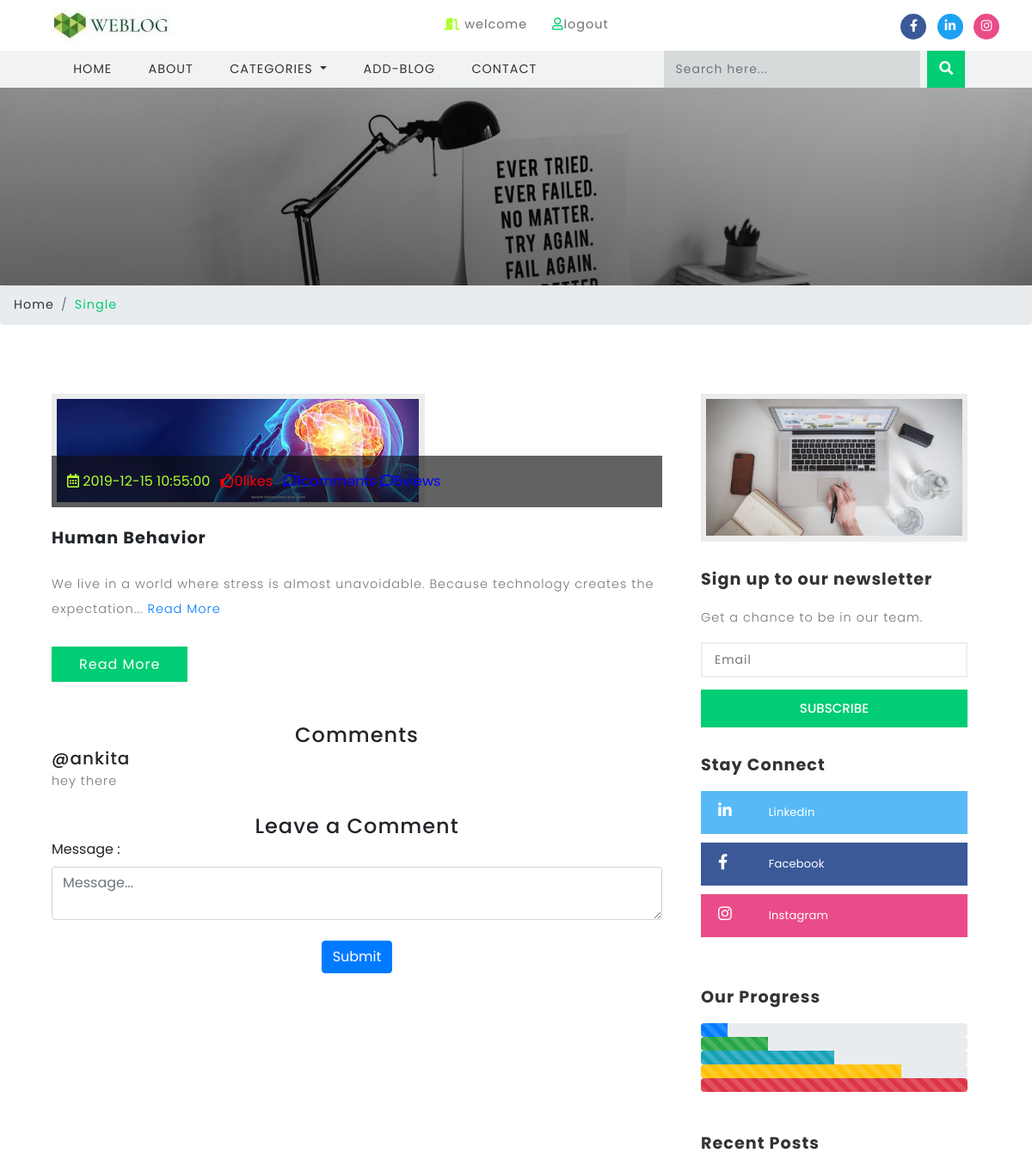
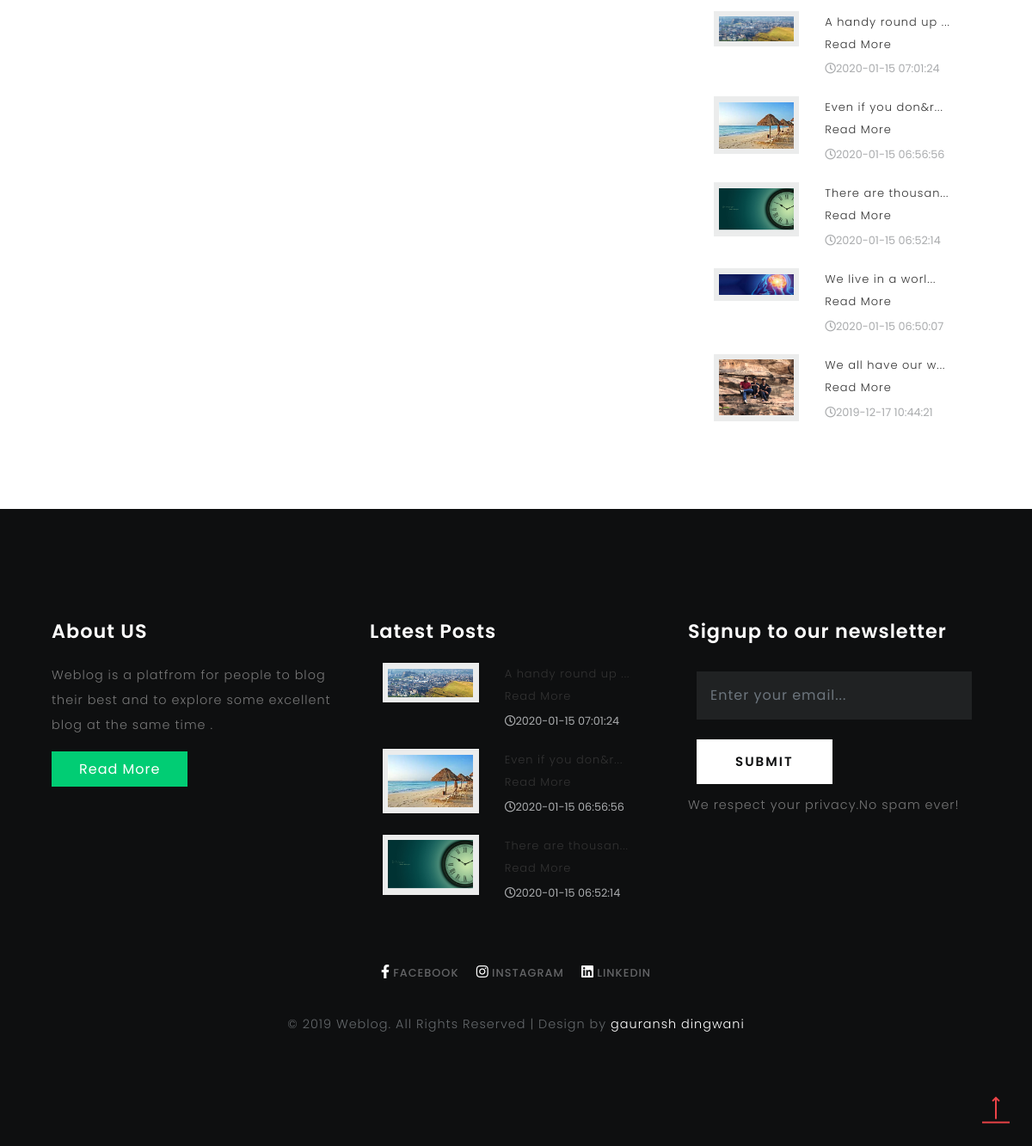
Page /single.php?id=20 (signed in) on the committed database (2 pictures, top to bottom).
### tables this page shows
CREATE TABLE `blog` (
  `blog_id` int(11) NOT NULL,
  `blog_title` text NOT NULL,
  `blog_subtitle` text NOT NULL,
  `thumbnail` text NOT NULL,
  `content` text NOT NULL,
  `user_id` int(11) NOT NULL,
  `status` int(11) NOT NULL,
  `status_remark` text NOT NULL,
  `cate_id` int(11) NOT NULL,
  `created` datetime NOT NULL,
  `likes` int(11) NOT NULL,
  `comments` int(11) NOT NULL,
  `views` int(11) NOT NULL
);

CREATE TABLE `category` (
  `cate_id` int(11) NOT NULL,
  `cate_name` varchar(50) NOT NULL,
  `cate_des` text NOT NULL,
  `sort_order` int(11) NOT NULL,
  `status` int(11) NOT NULL,
  `created` datetime NOT NULL
);

CREATE TABLE `user_details` (
  `user_id` int(11) NOT NULL,
  `name` varchar(100) NOT NULL,
  `mobile_no` varchar(12) NOT NULL,
  `password` varchar(255) NOT NULL,
  `status` int(11) NOT NULL,
  `created` datetime NOT NULL,
  `last_login` datetime NOT NULL,
  `profile_update` datetime NOT NULL,
  `email_id` varchar(50) NOT NULL,
  `user_role` int(11) NOT NULL
);

CREATE TABLE `comment` (
  `cmnt_id` int(11) NOT NULL,
  `user_id` int(11) NOT NULL,
  `cmnt_des` text NOT NULL,
  `cmnt_status` int(11) NOT NULL,
  `cmnt_created` datetime NOT NULL,
  `blog_id` int(11) NOT NULL
);

### include/mainright.php (the view)
<aside class="col-lg-4 agileits-w3ls-right-blog-con text-right">
					<div class="col-lg-12 right-blog-info text-left">
						<div class="tech-btm">
							<img src="images/banner1.jpg" class="img-fluid" alt="">
						</div>
						<div class="tech-btm">
							<h4>Sign up to our newsletter</h4>
							<p>Get a chance to be in our team.</p>
							<form action="index.php" method="post">
								<input type="email" placeholder="Email" required="">
								<input type="submit" value="Subscribe">
							</form>
						</div>
						<div class="tech-btm widget_social">
							<h4>Stay Connect</h4>
							<ul>
								<li>
									<a class="twitter" href="https://www.linkedin.com/in/gauransh-dingwani-1a9431199/">
										<i class="fab fa-linkedin-in"></i>
										<span class="count"></span> Linkedin</a>
								</li>
								<li>
									<a class="facebook" href="https://www.facebook.com/gauransh.dhoni7">
										<i class="fab fa-facebook-f"></i>
										<span class="count"></span> Facebook</a>
								</li>
								<li>
									<a class="dribble" href="https://www.instagram.com/gauransh_dingwani/">
										<i class="fab fa-instagram"></i>
										<span class="count"></span> Instagram </a>
								</li>
							</ul>
						</div>
						<div class="single-gd my-5 tech-btm">
							<h4>Our Progress</h4>
							<div class="progress">
								<div class="progress-bar progress-bar-striped" role="progressbar" style="width: 10%" aria-valuenow="10" aria-valuemin="0"
								    aria-valuemax="100"></div>
							</div>
							<div class="progress">
								<div class="progress-bar progress-bar-striped bg-success" role="progressbar" style="width: 25%" aria-valuenow="25" aria-valuemin="0"
								    aria-valuemax="100"></div>
							</div>
							<div class="progress">
								<div class="progress-bar progress-bar-striped bg-info" role="progressbar" style="width: 50%" aria-valuenow="50" aria-valuemin="0"
								    aria-valuemax="100"></div>
							</div>
							<div class="progress">
								<div class="progress-bar progress-bar-striped bg-warning" role="progressbar" style="width: 75%" aria-valuenow="75" aria-valuemin="0"
								    aria-valuemax="100"></div>
							</div>
							<div class="progress">
								<div class="progress-bar progress-bar-striped bg-danger" role="progressbar" style="width: 100%" aria-valuenow="100" aria-valuemin="0"
								    aria-valuemax="100"></div>
							</div>
						</div>
						<div class="tech-btm">
							<h4>Recent Posts</h4>
                                                        <?php
                                                        $query = "SELECT * FROM `blog` ORDER BY created desc LIMIT 5";
                                                        $go_data = mysqli_query($conn, $query);
                                                        while ($row = mysqli_fetch_array($go_data)){
                                                            $thumbnail = $row['thumbnail'];
                                                            $content = $row['content'];
                                                            $date = $row['created'];
                                                            $sid = $row['blog_id'];
                                                        ?>
							<div class="blog-grids row mb-3">
								<div class="col-md-5 blog-grid-left">
									<a href="singlef.php?id=<?php echo $sid;?>">
										<img src="./blog_img/<?php echo $thumbnail;?>" class="img-fluid" alt="">
									</a>
								</div>
								<div class="col-md-7 blog-grid-right">
									<h5>
										<a href="singlef.php?id='.$sid.'"><?php echo substr($content, 0, 20).'... <a href="singlef.php?id='.$sid.'">Read More</a>';?> </a>
									</h5>
									<div class="sub-meta">
										<span>
											<i class="far fa-clock"></i><?php echo $date;?></span>
									</div>
								</div>
							</div>
                                                        <?php } ?>
						</div>
					</div>
				</aside>

### single.php (shortened to what this page needs)
<?php
include './include/db.php';
?>
<!DOCTYPE html>
<html lang="zxx">
    <head>
	<?php include './include/head.php';
        ?>
</head>
    <?php
if(isset($_GET['id'])){
    $sid = $_GET['id'];
    $query1="SELECT blog.blog_title , blog.blog_subtitle , blog.thumbnail , blog.views ,blog.likes ,blog.comments , blog.content , blog.created , blog.status , blog.status_remark , blog.created , user_details.user_id , user_details.name , category.cate_id , category.cate_name , blog.blog_id , blog.blog_title FROM user_details , category , blog WHERE user_details.user_id = blog.user_id && category.cate_id = blog.cate_id && blog_id = '$sid'";
           $select_data1= mysqli_query($conn ,$query1);
            $row = mysqli_fetch_array($select_data1);
            $view = $row['views'];
            $comment = $row['comments'];
            $like = $row['likes'];
               $blog_title = $row['blog_title'];
               $thumbnail = $row['thumbnail'];
               $content = $row['content'];
               $view++;
}
?>
<body>
	<header>
		<?php include './include/header.php';?>
	</header>
	<div class="banner-inner">
	</div>
	<ol class="breadcrumb">
		<li class="breadcrumb-item">
			<a href="index.php">Home</a>
		</li>
		<li class="breadcrumb-item active">Single</li>
	</ol>
	<section class="banner-bottom">
		<div class="container">
			<div class="row">
				<div class="col-lg-8 left-blog-info-w3layouts-agileits text-left">
					<div class="blog-grid-top">
						<div class="b-grid-top">
							<div class="blog_info_left_grid">
                                                                    <img src="./blog_img/<?php echo $thumbnail;?>" class="img-fluid" alt="">
							</div>
							<div class="blog-info-middle">
								<ul>
									<li style="color: greenyellow">
                                                                            <i class="far fa-calendar-alt" style="color: greenyellow"></i> <?php echo $created;?>
									</li>
									<li class="mx-2" style="color: red">
											<i class="far fa-thumbs-up" style="color: red"></i><?php echo $like.'likes'?>
									</li>
									<li style="color: blue">
											<i class="far fa-comment" style="color: blue"></i><?php echo $comment.'comments'?>
									</li>
                                                                        <li style="color: blue">
											<i class="far fa-comment" style="color: blue"></i><?php echo $view.'views'?>
									</li>
								</ul>
							</div>
						</div>
						<h3>
							<?php echo $blog_title;?>
						</h3>
                                            <p><?php echo substr($content, 0, 100).'... <a href="singlef.php?id='.$sid.'">Read More</a>';?></p>
						<a href="singlef.php?id=<?php echo $sid?>" class="btn btn-primary read-m">Read More</a>
					</div>
                                    <div class="comment-top">
                                            <center><h4>Comments</h4></center>
                                    <?php
                                    $cid = $_GET['id'];
                                    $query ="SELECT blog.blog_title , blog.blog_subtitle ,blog.comments , comment.cmnt_des ,comment.user_id , blog.thumbnail , blog.content , blog.created , blog.status , blog.status_remark , blog.created , user_details.name ,user_details.user_id , category.cate_id , category.cate_name , blog.blog_id , blog.blog_title FROM user_details , comment , category , blog WHERE comment.blog_id = blog.blog_id and user_details.user_id = comment.user_id and category.cate_id = blog.cate_id and blog.blog_id = '$cid'  ORDER BY cmnt_created DESC LIMIT 2";
                                    $select_data = mysqli_query($conn, $query);
                                   while($row = mysqli_fetch_array($select_data))
                                                     {
                                        $name = $row['name'];
                                        $message = $row['cmnt_des'];
                                   ?>
						<div class="media">
							<div class="media-body">
								<h5 class="mt-0"><?php echo '@'.$name;?></h5>
								<p><?php echo $message;?></p>
                                                                <br>
							</div>
						</div>
                                   <?php } ?>
                                            </div>
					<div class="comment-top">
                                            <center><h4>Leave a Comment</h4></center>
						<div class="comment-bottom">
							<form action="#" method="post">
                                                            <label>Message :</label>
                                                            <textarea class="form-control" name="Message" placeholder="Message..." required=""></textarea><br>
                                                            <center><button type="submit" name="comment" class="btn btn-primary submit">Submit</button></center>
							</form>
						</div>
					</div>
				</div>
				<?php include './include/mainright.php';?>
			</div>
		</div>
	</section>
	<footer>
		<?php include './include/footer.php';?>
	</footer>
	<a href="#home" class="scroll" id="toTop" style="display: block;">
	</a>
</body>
</html>

### include/footer.php (shortened to what this page needs)
<footer>
<div class="container">
			<div class="row">
				<div class="col-lg-4 footer-grid-agileits-w3ls text-left">
					<h3>About US</h3>
					<p>Weblog is a platfrom for people to blog their best and to explore some excellent blog at the same time .</p>
					<div class="read">
						<a href="../personal/index.html" class="btn btn-primary read-m">Read More</a>
					</div>
				</div>
				<div class="col-lg-4 footer-grid-agileits-w3ls text-left">
					<div class="tech-btm">
						<h3>Latest Posts</h3>
                                                <?php
                                                        $query = "SELECT * FROM `blog` ORDER BY created desc LIMIT 3";
                                                        $go_data = mysqli_query($conn, $query);
                                                        while ($row = mysqli_fetch_array($go_data)){
                                                            $thumbnail = $row['thumbnail'];
                                                            $content = $row['content'];
                                                            $date = $row['created'];
                                                            $sid = $row['blog_id'];
                                                        ?>
							<div class="blog-grids row mb-3">
								<div class="col-md-5 blog-grid-left">
									<a href="single.php?id=<?php echo $sid;?>">
										<img src="./blog_img/<?php echo $thumbnail;?>" class="img-fluid" alt="">
									</a>
								</div>
								<div class="col-md-7 blog-grid-right">
									<h5>
										<a href="single.php?id=<?php echo $sid;?>"><?php echo substr($content, 0, 20).'... <a href="singlef.php?id='.$sid.'">Read More</a>';?> </a>
									</h5>
									<div class="sub-meta">
										<span>
											<i class="far fa-clock"></i><?php echo $date;?></span>
									</div>
								</div>
							</div>
                                                        <?php } ?>
                                            </div>
				</div>
				<div class="col-lg-4 subscribe-main footer-grid-agileits-w3ls">
					<h2>Signup to our newsletter</h2>
					<div class="subscribe-main">
							<div class="subscribe-form">
									<form action="#" method="post" class="subscribe_form">
										<input class="form-control" type="email" placeholder="Enter your email..." required="">
										<button type="submit" class="btn btn-primary submit">Submit</button>
									</form>
						   </div>
						<p>We respect your privacy.No spam ever!</p>
					</div>
				</div>
			</div>
			<div class="footer-cpy text-center">
				<div class="footer-social">
					<div class="copyrighttop">
						<ul>
							<li class="mx-3">
								<a class="facebook" href="https://www.facebook.com/gauransh.dhoni7">
									<i class="fab fa-facebook-f"></i>
									<span>Facebook</span>
								</a>
							</li>
							<li>
								<a class="facebook" href="https://www.instagram.com/gauransh_dingwani/">
									<i class="fab fa-instagram"></i>
									<span>Instagram</span>
								</a>
							</li>
							<li class="mx-3">
								<a class="facebook" href="https://www.linkedin.com/in/gauransh-dingwani-1a9431199/">
									<i class="fab fa-linkedin"></i>
									<span>Linkedin</span>
								</a>
							</li>
						</ul>
					</div>
				</div>
				<div class="w3layouts-agile-copyrightbottom">
					<p>© 2019 Weblog. All Rights Reserved | Design by
						<a href="../personal/index.html">gauransh dingwani</a>
					</p>
				</div>
			</div>
		</div>
</footer>

### rows in the picture
blog: thumbnail (picture), likes "0", comments "1", blog_title "Human Behavior", content "We live in a world where stress is almost unavoidable. Because technology creates the expectation", content "We live in a worl", created "2020-01-15 06:50:07"
category: created "2019-12-15 10:55:00"
user_details: name "ankita", comment.cmnt_des "hey there"
blog: thumbnail (picture), content "A handy round up", created "2020-01-15 07:01:24"
blog: thumbnail (picture), content "Even if you don&r", created "2020-01-15 06:56:56"
blog: thumbnail (picture), content "There are thousan", created "2020-01-15 06:52:14"
blog: thumbnail (picture), content "We all have our w", created "2019-12-17 10:44:21"

### other values in the picture
$view "5"
